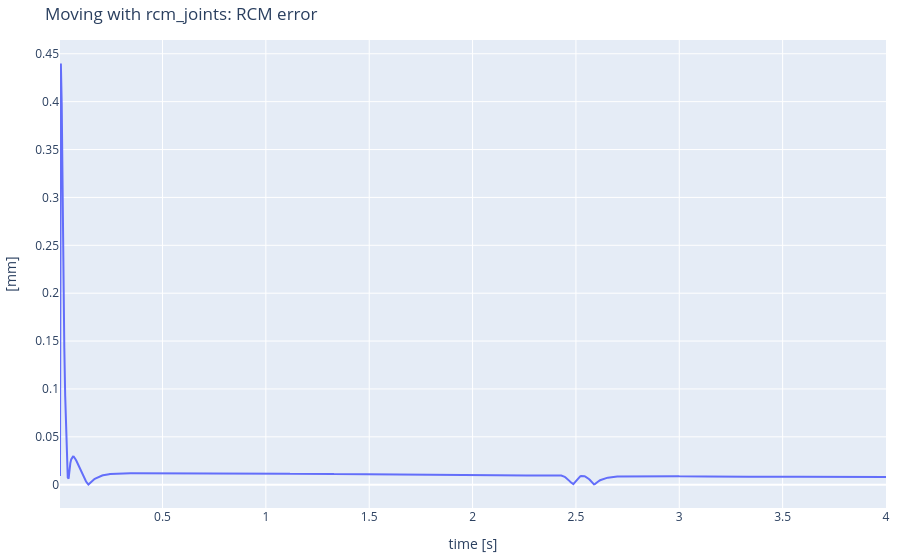
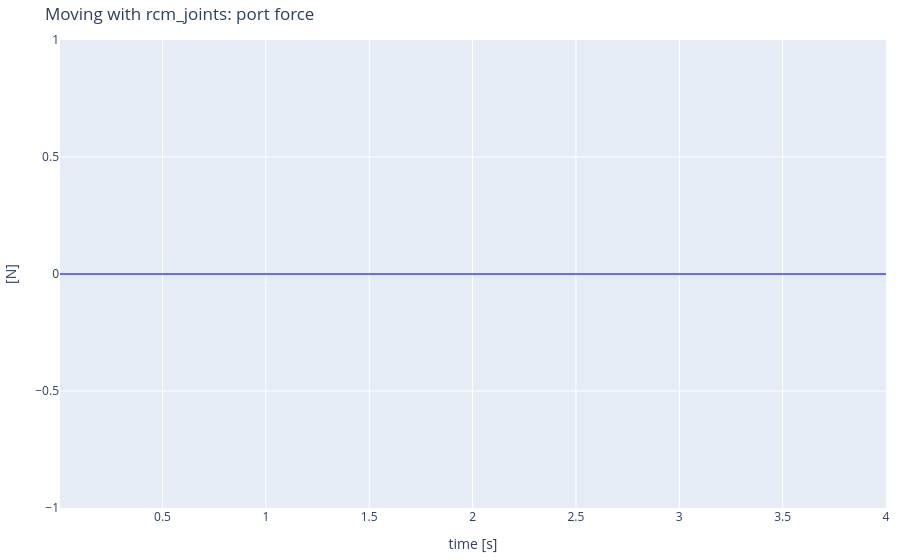

The notebook cell saved with these charts, in order:
### Markdown cell above
> **T1.** Check it: move the robot through a combination of swing, pitch and insertion using `rcm_joints`, and record the RCM error and the force on the port. Both should stay close to zero. Note that pyBullet's `setJointMotorControlArray()` allows directly controlling position.

### Code cell
duration = 4.0       # [s]
t = 0.0
time_log, rcm_log, force_log = [], [], []

while t < duration:
    # SENSE
    error = rcm_error(robot)
    force = np.linalg.norm(kh.port_force(robot, port))

    
    #TODO: CONTROL: a slow motion in the three reduced coordinates 
    speed = 0.1  # [Hz] 
       
    swing = 0.1*np.sin(speed * 2*np.pi*t)
    pitch = 0.1*np.cos(speed * 2*np.pi*t)
    insertion = 0.05 #*np.sin(speed * 2*np.pi*t)

    q_target = rcm_joints(swing, pitch, insertion)


    # ACT
    p.setJointMotorControlArray(robot, joints, p.POSITION_CONTROL, targetPositions=q_target, forces=max_forces)
    p.stepSimulation()

    # WAIT
    time.sleep(DT)
    t = t + DT

    time_log.append(t)
    rcm_log.append(error * 1000)
    force_log.append(force)

kh.plot_series(time_log, {"RCM error [mm]": rcm_log}, ylabel="[mm]", title="Moving with rcm_joints: RCM error")
kh.plot_series(time_log, {"force on the port [N]": force_log}, ylabel="[N]", title="Moving with rcm_joints: port force")

### Figure 1 — Plotly figure (JSON) as saved in the notebook; plotly's stock layout.template omitted (floating-point values rounded to 4 significant figures; data arrays with more than 128 entries replaced by an {"elided": "..."} marker saying what was removed)
{"data": [{"mode": "lines", "name": "RCM error [mm]", "type": "scatter", "x": {"elided": "960 float values"}, "y": {"elided": "960 float values"}}], "layout": {"margin": {"b": 10, "l": 10, "r": 10, "t": 40}, "title": {"text": "Moving with rcm_joints: RCM error"}, "xaxis": {"title": {"text": "time [s]"}}, "yaxis": {"title": {"text": "[mm]"}}}}

### Figure 2 — Plotly figure (JSON) as saved in the notebook; plotly's stock layout.template omitted (floating-point values rounded to 4 significant figures; data arrays with more than 128 entries replaced by an {"elided": "..."} marker saying what was removed)
{"data": [{"mode": "lines", "name": "force on the port [N]", "type": "scatter", "x": {"elided": "960 float values"}, "y": {"elided": "960 int values"}}], "layout": {"margin": {"b": 10, "l": 10, "r": 10, "t": 40}, "title": {"text": "Moving with rcm_joints: port force"}, "xaxis": {"title": {"text": "time [s]"}}, "yaxis": {"title": {"text": "[N]"}}}}
